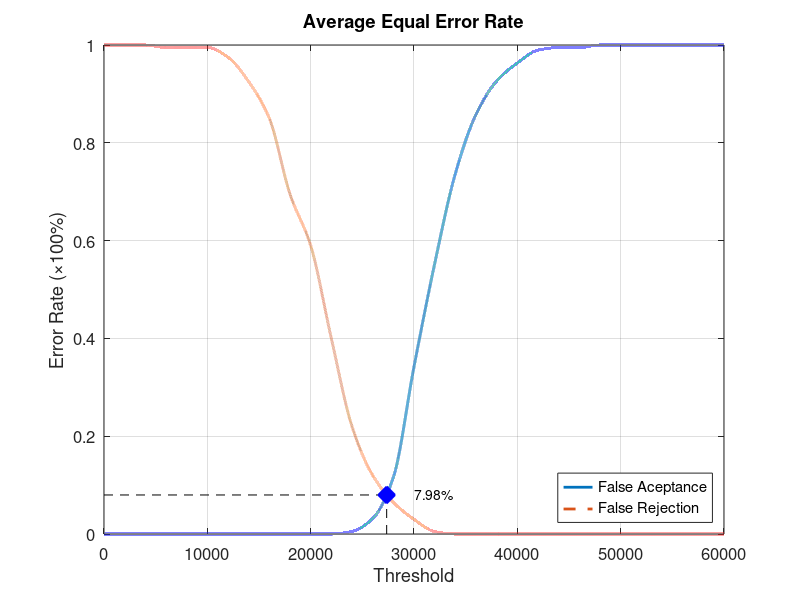
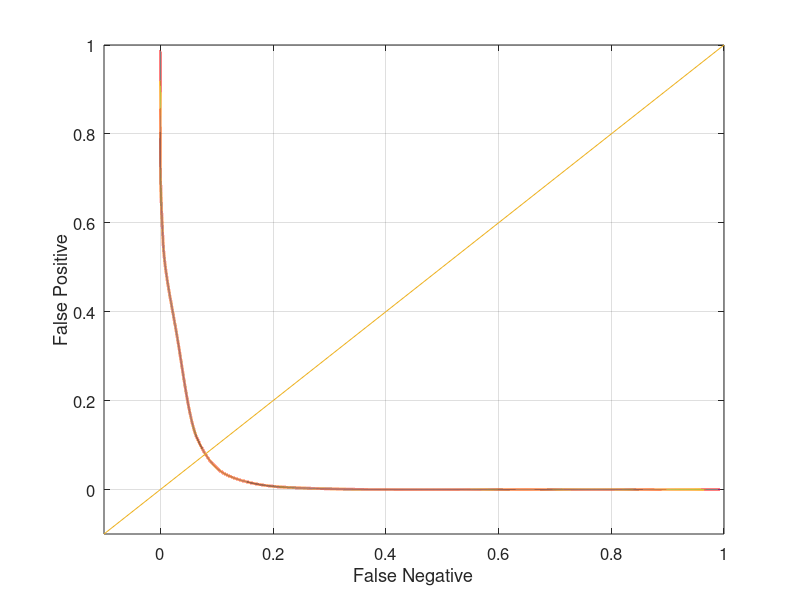

These figures' MATLAB source, in order:
function yEER = Database3_1
close all;
clear;
clc;
x = 0:2000:60000;
xq = 0:0.5:60000;

y0 = [0 0 0 0 0 0 0 0 0 0 0 0 0.00526316 0.0315789 0.115789 0.342105 0.552632 0.736842 0.857895 0.926316 0.963158 0.989474 0.994737 0.994737 1 1 1 1 1 1 1];
yy0 = interp1(x, y0, xq, 'pchip');
y1 = [1 1 1 0.995 0.995 0.995 0.975 0.925 0.85 0.695 0.59 0.4 0.22 0.12 0.065 0.03 0.005 0 0 0 0 0 0 0 0 0 0 0 0 0 0];
yy1 = interp1(x, y1, xq, 'pchip');

% Calculating EER: 
y2 = abs(y0 - y1);
find(y2 == min(y2))
yy2 = abs(yy0 - yy1);
xEER = find(yy2 == min(yy2));
xEERIndex = xq(xEER) % X-axis EER
yEER = yy0(xEER) % Y-axis EER

main = figure
plot(xq, yy0,'-','LineWidth', 2);	hold on
plot(xq, yy1,'--','LineWidth', 2);	hold on
plot([xEERIndex xEERIndex], [0 yEER], 'k--');	hold on
plot([0 xEERIndex], [yEER yEER], 'k--');	hold on
plot(xEERIndex, yEER, 'bx', 'LineWidth', 10);	hold on
text(xEERIndex + 10 * xEERIndex / 100, yEER, [num2str(round((10000 * yEER)) / 100) '%'])
legend('False Aceptance', 'False Rejection', 'Location', 'SouthEast')
xlabel('Threshold')
ylabel('Error Rate (\times100%)')
title('Average Equal Error Rate')
set(gca, 'FontSize', 12)
axis([0 60000 0 1])
grid on

print(main, 'Database3_1Main', '-dpng');
FNRxFPR = figure('Color', [1 1 1]);
plot(yy1, yy0, '-', yy1, yy0, 'LineWidth', 2);
hold on
y = -0.1:0.1:1
plot(y, y); 
set(gca, 'FontSize', 12)
xlabel('False Negative')
ylabel('False Positive')
axis([-0.1 1 -0.1 1])
set(gca, 'FontSize', 12)
grid on

print(FNRxFPR, 'Database3_1FNRxFPR','-dpng');
end
